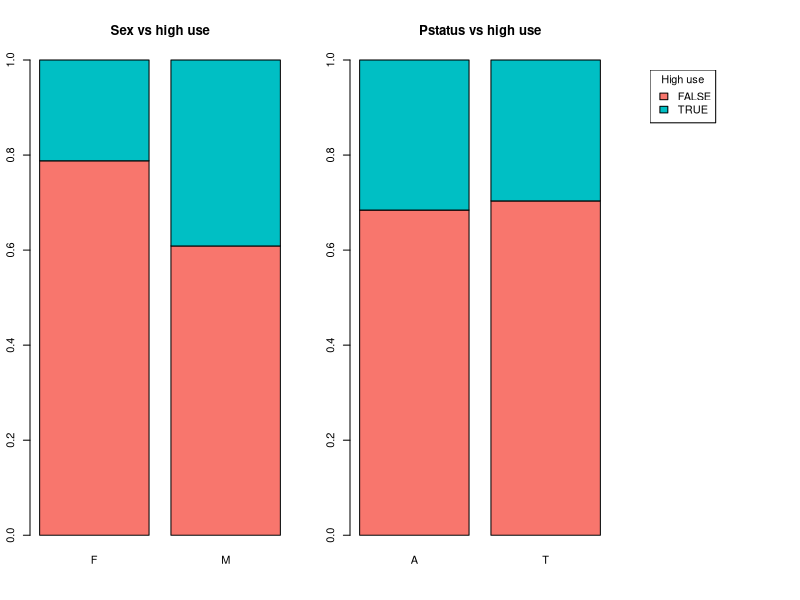
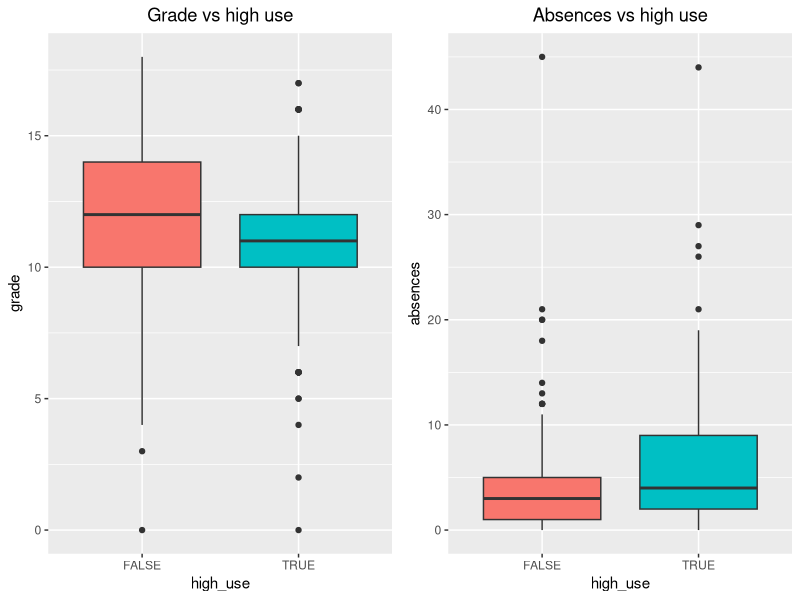
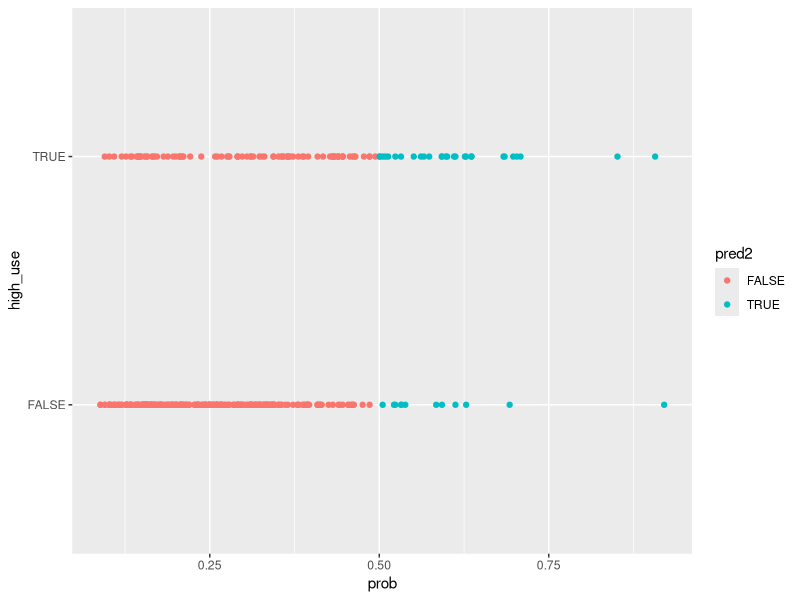

The R source for these figures, in order:
# Henna Kettunen
# 2017-02-07
# Exercise 3: analysis


# Set working directory
setwd("C:\\Users\\MyDir\\iods\\IODS-project")

# Dplyr
library(dplyr)

# Read the data into R
alc <- read.table("./data/alc.csv", sep=";", dec=".", header=T)

# Names of the variables
colnames(alc)

# Joined data that combines two data sets of students' alcohol consumption.
# More info: https://archive.ics.uci.edu/ml/datasets/STUDENT+ALCOHOL+CONSUMPTION

# Chosen variables:
# sex - men's alcohol consumption on average higher
# Pstatus - parents' cohabition reduces risk for high alcohol consumption
# absences - positive statistical correlation between absences and high alcohol consumption
# G3 (final grade) - better grade, lower alcohol consumption
# high_use - level of alcohol consumption (Boolean),
dd <- select(alc, one_of(c("sex", "Pstatus", "absences", "G3", "high_use")))


## Explorative analysis

# Summary table
library(psych)
describe(dd, skew=F)

# Distributions
tbl1 <- table(high_use=dd$high_use)
tbl2 <- table(sex=dd$sex)
tbl3 <- table(Pstatus=dd$Pstatus)

tblp1 <- prop.table(tbl1)
tblp2 <- prop.table(tbl2)
tblp3 <- prop.table(tbl3)

list(tbl1, tblp1, tbl2, tblp2, tbl3, tblp3,
     absences=quantile(dd$absences), grade=quantile(dd$G3))


# Crosstabulations
tab1 <- table(high_use=dd$high_use, sex=dd$sex)
tab2 <- table(high_use=dd$high_use, parents_status=dd$Pstatus)
tab3 <- table(high_use=dd$high_use, absences=dd$absences)
tab4 <- table(high_use=dd$high_use, grade=dd$G3)

tabp1 <- prop.table(tab1, 2)
tabp2 <- prop.table(tab2, 2)
tabp3 <- prop.table(tab3, 2)
tabp4 <- prop.table(tab4, 2)

list(addmargins(tab1), tabp1,
     addmargins(tab2), tabp2)

## Plotting

# Barplots 
layout(matrix(c(1,1,2,2,3), nrow=1, ncol=5, byrow=T))
par(mai=c(0.6,0.3,0.6,0.3))
barplot(tabp1, main="Sex vs high use", col=c("#F8766D","#00BFC4"))
barplot(tabp2, main="Pstatus vs high use", col=c("#F8766D","#00BFC4"))
par(mai=c(0.7,0.1,0.7,0.1))
plot.new()
legend("topleft", legend=c("FALSE","TRUE"), fill=c("#F8766D","#00BFC4"), title="High use")

library(ggplot2)

# Boxplots

# Initialize a plot of high_use and G3
g1 <- ggplot(dd, aes(x = high_use, y = G3, fill=high_use)) + ggtitle("Grade vs high use")

# Initialise a plot of high_use and absences
g2 <- ggplot(alc, aes(x = high_use, y = absences, fill=high_use)) + ggtitle("Absences vs high use")

# Combine ggplots
library(gridExtra)
bp3 <- g1 + geom_boxplot() + ylab("grade") + theme(legend.position="none", plot.title = element_text(hjust = 0.5))
bp4 <- g2 + geom_boxplot() + ylab("absences") + theme(legend.position="none", plot.title = element_text(hjust = 0.5))
grid.arrange(bp3, bp4, ncol=2, nrow=1)


## Logistic regression

# First model
fit1 <- glm(high_use ~ sex + Pstatus + absences + G3, family=binomial, data=dd)
summary(fit1)

# OR:s and confidence intervals
data.frame(OR=round(exp(summary(fit1)$coef[,1]), 3),
           CI=round(exp(confint(fit1)), 3),
           "p-value"=round(summary(fit1)$coef[,4], 3))

# LR-test
anova(fit1, test="Chisq")

# Refit
fit2 <- glm(high_use ~ sex + absences + G3, family=binomial, data=dd)
summary(fit2)

# OR:s and confidence intervals
data.frame(OR=round(exp(summary(fit2)$coef[,1]), 3),
           CI=round(exp(confint(fit2)), 3),
           "p-value"=round(summary(fit2)$coef[,4], 3))

# LR-test
anova(fit2, test="Chisq")

# AIC values
AIC(fit1, fit2)


## Model performance

# Prediction
pred <- predict(fit2, type="response")
dd$prob <- pred
pred2 <- ifelse(pred > 0.5, TRUE, FALSE)
dd$pred <- pred2

# Confusion matrix
conf <- table(obs=dd$high_use, pred=pred2)
test<-addmargins(conf)
prop.table(conf)

# Same as a plot
# initialize a plot of 'high_use' versus 'probability' in 'alc'
g <- ggplot(dd, aes(x = prob, y = high_use, col = pred2))
# define the geom as points and draw the plot
g + geom_point()


# Training error

# define a loss function (mean prediction error)
loss_func <- function(class, prob) {
  n_wrong <- abs(class - prob) > 0.5
  mean(n_wrong)
}
wrong <- (test[1,2] + test[2,1]) / test[3,3]

# call loss_func to compute the average number of wrong predictions in the (training) data
loss_func(class = dd$high_use, prob = dd$prob)



# Simple guessing strategy: nobody is a high user
dd$pred3 <- F
addmargins(table(obs=dd$high_use, pred=dd$pred3))
loss_func(class = dd$high_use, prob = dd$pred3)


## Crossvalidation

# K-fold cross-validation
library(boot)
cv <- cv.glm(data = dd, cost = loss_func, glmfit = fit2, K = 10)

# average number of wrong predictions in the cross validation
cv$delta[1]










